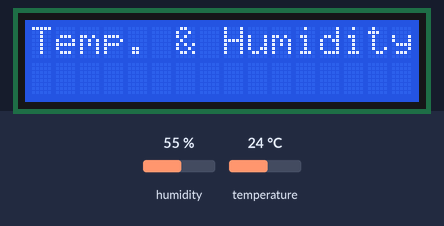
Recording of a sketch running on a simulated ESP32. On the bench: 16×2 character LCD. Inputs (shaded band) come from the test bench; at power-on: humidity 55 %, temperature 24 °C. WiFi joins after 1.5 s; servers stay silent unless stated; web services answer with replies made up by the test bench; what the sketch prints to the serial monitor is not drawn.

Above: at 5.2 s.
5.3 s: humidity set to 22 %
At 8.81 s:
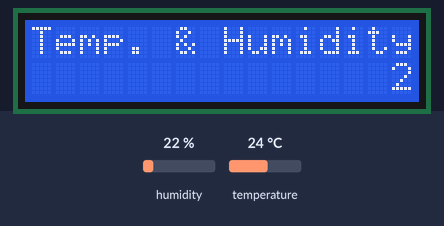
At 10.93 s:
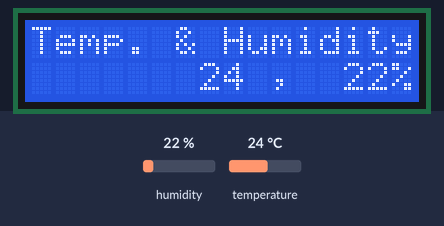
Timing chart, 0 to 12.4 s (numbered marks = the images above; inputs shaded):
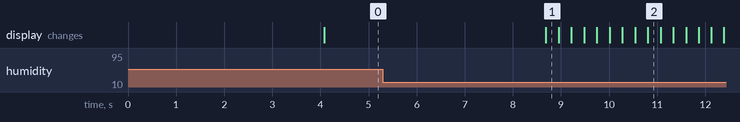

The sketch:

Lab11-5iFTTTlcd.ino
```cpp
#include <WiFi.h>
#include <WiFiMulti.h>
#include <HTTPClient.h>
//pls use sketch/include library/manage library find simpledht by winlin
//or you can use another library
#include <SimpleDHT.h>
int pinDHT11 =5; //set dht11 at pin2
SimpleDHT11 dht11(pinDHT11);
#include <LiquidCrystal_I2C.h>

// set the LCD number of columns and rows
int lcdColumns = 16;
int lcdRows = 2;
String messageStatic = "Temp. & Humidity";
LiquidCrystal_I2C lcd(0x20, lcdColumns, lcdRows);
void scrollText(int row, String message, int delayTime, int lcdColumns) {
  for (int i=0; i < lcdColumns; i++) {
    message = " " + message;
  }
  message = message + " ";
  for (int pos = 0; pos < message.length(); pos++) {
    lcd.setCursor(0, row);
    lcd.print(message.substring(pos, pos + lcdColumns));
    delay(delayTime);
  }
}

WiFiMulti wifiMulti;
char* WifiSSID="{Your-SSID}";
char* WifiPassword="{Your-Key}";
//1.replace https with http
//2.replace youreventname with your  event name
//3.replace yourkey at the end of url with your key
String IFTTTUrl="http://maker.ifttt.com/trigger/{Your-event Name}/with/key/{Your iFTTT Key}";
void setup() {
  // initialize LCD
  lcd.init();
  // turn on LCD backlight
  lcd.backlight();
    Serial.begin(115200);
    Serial.println();
    wifiMulti.addAP(WifiSSID, WifiPassword);
    for(uint8_t t = 4; t > 0; t--) {
        Serial.printf("[SETUP] WAIT %d...\n", t);
        Serial.flush();
        delay(1000);
    }
}

void loop() {
    lcd.setCursor(0, 0);
    lcd.print(messageStatic);
    delay(2000);
    // wait for WiFi connection
    if((wifiMulti.run() == WL_CONNECTED)) {
        //=======Reading dht11 data==============
        Serial.println("reading DHT11...");
        byte temperature = 0;
        byte humidity = 0;
        int err = SimpleDHTErrSuccess;
        //reading data
        if ((err = dht11.read(&temperature, &humidity, NULL)) != SimpleDHTErrSuccess) {
          Serial.print("Read DHT11 failed, err="); Serial.println(err);
          return;//dht read error
        }
        Serial.print("Reading OK: ");
        //=======dht11 data read==========
        //regenerate url string with temp and humd
        //LCD
        Serial.print(F("Humidity: "));
        Serial.print((int)humidity);
        Serial.print(F("%  Temperature: "));
        Serial.print((int)temperature);
        char nmsg[20];
        sprintf(nmsg,"%5d , %3d%s",(int)temperature,(int)humidity,"\%");
        Serial.println(nmsg);
        scrollText(1, nmsg, 250,lcdColumns);

        //IFTTT
        String url=IFTTTUrl+"?value1="+String((int)temperature)+"&value2="+String((int)humidity);

        //Start to send data to IFTTT
        HTTPClient http;
        Serial.print("[HTTP] begin...\n");
        http.begin(url); //HTTP

        Serial.print("[HTTP] GET...\n");
        // start connection and send HTTP header
        int httpCode = http.GET();
        // httpCode will be negative on error
        if(httpCode > 0) {
            // HTTP header has been send and Server response header has been handled
            Serial.printf("[HTTP] GET... code: %d\n", httpCode);
            // file found at server
            if(httpCode == HTTP_CODE_OK) {
                String payload = http.getString();
                Serial.println(payload);
            }
        } else {
            Serial.printf("[HTTP] GET... failed, error: %s\n", http.errorToString(httpCode).c_str());
        }
        http.end();
    }
    delay(30000);//send data every 20 seconds
}
```
